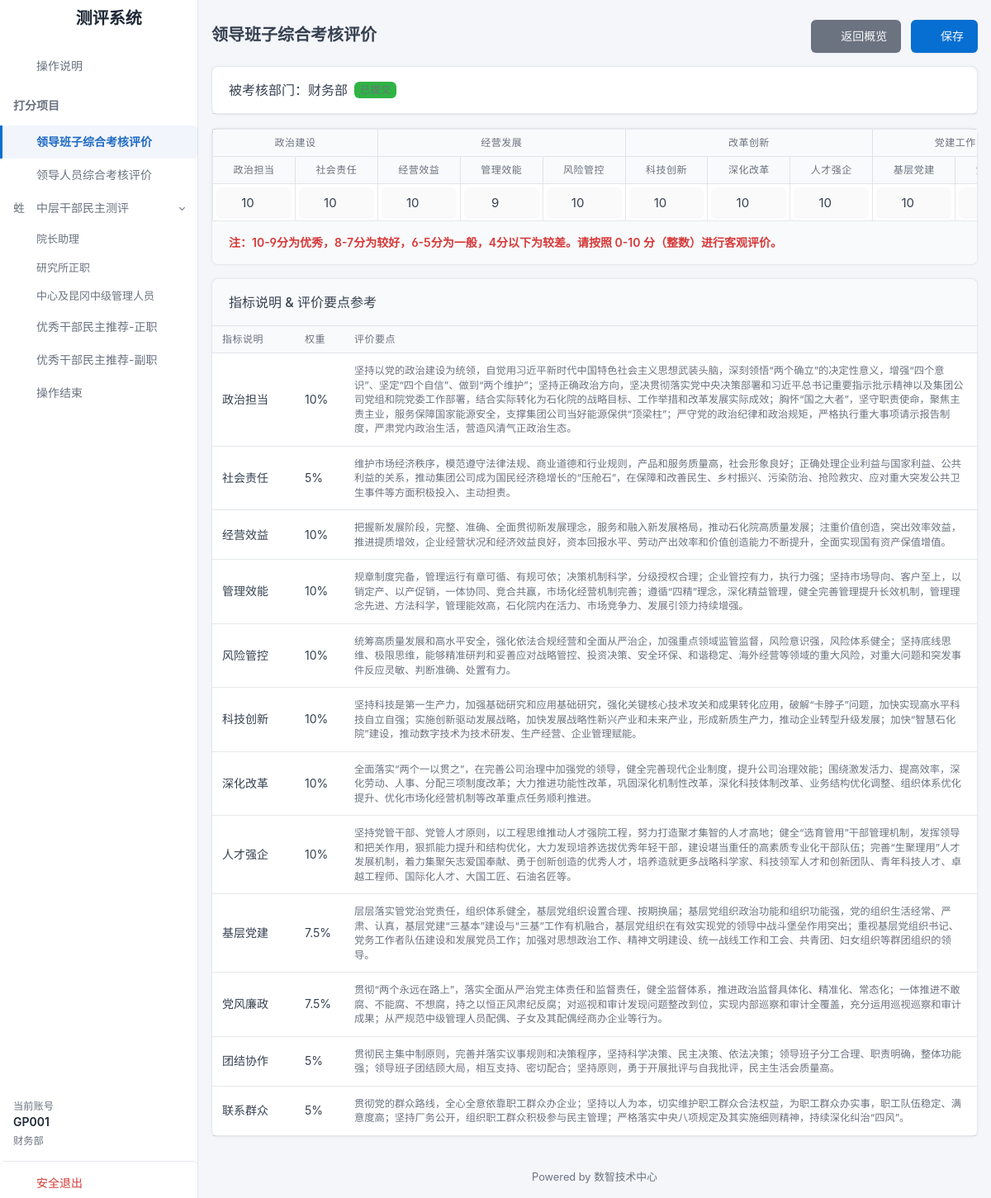
Before: /assessment/team-evaluation (signed in) with the older database file.
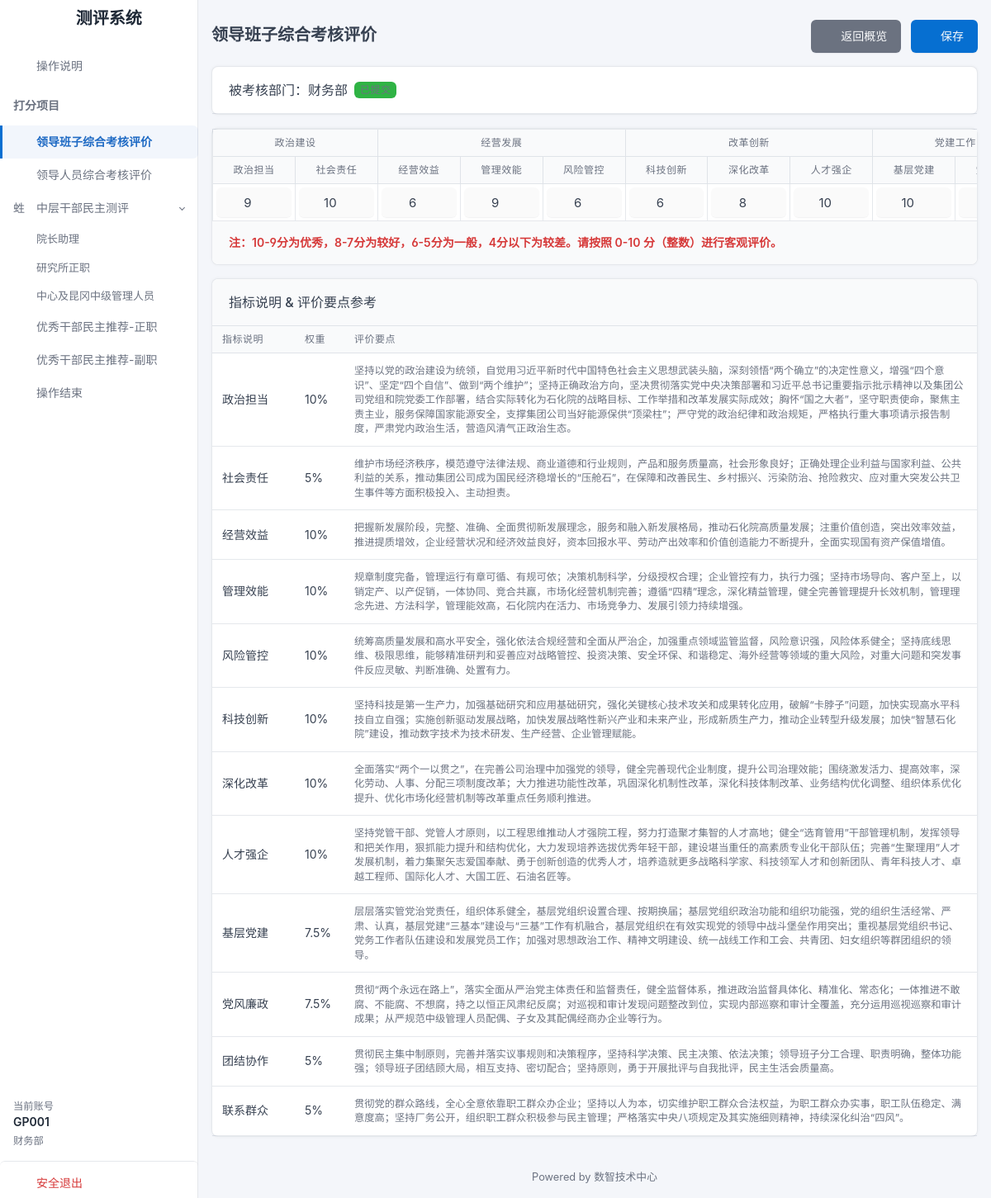
After: the same page with the newer database file.
### tables this page shows
CREATE TABLE team_scores (
            id INTEGER PRIMARY KEY AUTOINCREMENT,
            rater_account TEXT,         -- 打分账号 (username)
            target_dept_code TEXT,      -- 被考核部门代码
            
            -- 12项评分
            s_political_resp REAL,
            s_social_resp REAL,
            s_manage_benefit REAL,
            s_manage_effic REAL,
            s_risk_control REAL,
            s_tech_innov REAL,
            s_deep_reform REAL,
            s_talent_strength REAL,
            s_party_build REAL,
            s_party_conduct REAL,
            s_unity REAL,
            s_mass_ties REAL,
            
            total_score REAL,           -- 总分 (后台加权计算后)
            
            created_at DATETIME DEFAULT CURRENT_TIMESTAMP
        );

### app.py (the view)
@app.route('/assessment/team-evaluation')
def assessment_team():
    if session.get('assessor_role') != 'assessor':
        return redirect(url_for('index'))
    if session.get('assessor_dept_type') == '院领导':
        return "您的账号无权访问此页面", 403
    db = get_db()
    rater_account = session.get('assessor_username')
    user_row = db.execute('SELECT dept_code, dept_name FROM evaluation_accounts WHERE username=?', (rater_account,)).fetchone()
    existing_scores = None
    if user_row:
        target_dept_code = user_row['dept_code']
        row = db.execute('SELECT * FROM team_scores WHERE rater_account = ? AND target_dept_code = ? ORDER BY id DESC LIMIT 1',
                         (rater_account, target_dept_code)).fetchone()
        if row:
            existing_scores = dict(row)
    return render_template('assessment_team.html', existing_scores=existing_scores)

### templates/assessment_team.html (shortened to what this page needs)
{% extends "base_assessment.html" %}
{% block content %}
<div class="container-fluid">
    <div class="row g-2 align-items-center mb-3">
        <div class="col">
            <h2 class="page-title">领导班子综合考核评价</h2>
        </div>
        <div class="col-auto ms-auto">
            <a href="{{ url_for('assessment_overview') }}" class="btn btn-secondary me-2">
                <i class="ti ti-arrow-left me-2"></i>返回概览
            </a>
            <button class="btn btn-primary" onclick="submitScores()">
                <i class="ti ti-device-floppy me-2"></i>保存
            </button>
        </div>
    </div>
    <div class="card mb-3">
        <div class="card-header">
            <h3 class="card-title">被考核部门：{{ session.get('assessor_dept_name', '') }}</h3>
            {% if existing_scores %}
            <span class="badge bg-green ms-2">已提交</span>
            {% endif %}
        </div>
    </div>
    <div class="card mb-3">
        <div class="table-responsive">
            <table class="table table-bordered text-center align-middle mb-0" style="min-width: 1200px;">
                <thead>
                    <tr class="bg-light">
                        <th colspan="2">政治建设</th>
                        <th colspan="3">经营发展</th>
                        <th colspan="3">改革创新</th>
                        <th colspan="2">党建工作</th>
                    </tr>
                    <tr class="bg-white">
                        <th style="min-width: 80px;">政治担当</th>
                        <th style="min-width: 80px;">社会责任</th>
                        <th style="min-width: 80px;">经营效益</th>
                        <th style="min-width: 80px;">管理效能</th>
                        <th style="min-width: 80px;">风险管控</th>
                        <th style="min-width: 80px;">科技创新</th>
                        <th style="min-width: 80px;">深化改革</th>
                        <th style="min-width: 80px;">人才强企</th>
                        <th style="min-width: 80px;">基层党建</th>
                        <th style="min-width: 80px;">党风廉政</th>
                    </tr>
                </thead>
                <tbody>
                    <tr>
                        {% set scores = existing_scores or {} %}
                        <td class="p-1"><input type="number" class="form-control text-center score-input px-1"
                                name="s_political_resp" value="{{ scores.get('s_political_resp', 10) | int }}" min="0"
                                max="10" step="1"></td>
                        <td class="p-1"><input type="number" class="form-control text-center score-input px-1"
                                name="s_social_resp" value="{{ scores.get('s_social_resp', 10) | int }}" min="0"
                                max="10" step="1"></td>
                        <td class="p-1"><input type="number" class="form-control text-center score-input px-1"
                                name="s_manage_benefit" value="{{ scores.get('s_manage_benefit', 10) | int }}" min="0"
                                max="10" step="1"></td>
                        <td class="p-1"><input type="number" class="form-control text-center score-input px-1"
                                name="s_manage_effic" value="{{ scores.get('s_manage_effic', 10) | int }}" min="0"
                                max="10" step="1"></td>
                        <td class="p-1"><input type="number" class="form-control text-center score-input px-1"
                                name="s_risk_control" value="{{ scores.get('s_risk_control', 10) | int }}" min="0"
                                max="10" step="1"></td>
                        <td class="p-1"><input type="number" class="form-control text-center score-input px-1"
                                name="s_tech_innov" value="{{ scores.get('s_tech_innov', 10) | int }}" min="0" max="10"
                                step="1"></td>
                        <td class="p-1"><input type="number" class="form-control text-center score-input px-1"
                                name="s_deep_reform" value="{{ scores.get('s_deep_reform', 10) | int }}" min="0"
                                max="10" step="1"></td>
                        <td class="p-1"><input type="number" class="form-control text-center score-input px-1"
                                name="s_talent_strength" value="{{ scores.get('s_talent_strength', 10) | int }}" min="0"
                                max="10" step="1"></td>
                        <td class="p-1"><input type="number" class="form-control text-center score-input px-1"
                                name="s_party_build" value="{{ scores.get('s_party_build', 10) | int }}" min="0"
                                max="10" step="1"></td>
                        <td class="p-1"><input type="number" class="form-control text-center score-input px-1"
                                name="s_party_conduct" value="{{ scores.get('s_party_conduct', 10) | int }}" min="0"
                                max="10" step="1"></td>
                    </tr>
                </tbody>
            </table>
        </div>
        <div class="card-footer">
            <div class="text-danger fw-bold">
                注：10-9分为优秀，8-7分为较好，6-5分为一般，4分以下为较差。请按照 0-10 分（整数）进行客观评价。
            </div>
        </div>
    </div>
    <div class="card">
        <div class="card-header bg-light">
            <h3 class="card-title">指标说明 & 评价要点参考</h3>
        </div>
        <div class="table-responsive">
            <table class="table table-vcenter">
                <thead>
                    <tr>
                        <th style="width: 100px;">指标说明</th>
                        <th style="width: 60px;">权重</th>
                        <th>评价要点</th>
                    </tr>
                </thead>
                <tbody>
                    <tr>
                        <td>政治担当</td>
                        <td>10%</td>
                        <td class="text-muted small">
                            坚持以党的政治建设为统领，自觉用习近平新时代中国特色社会主义思想武装头脑，深刻领悟“两个确立”的决定性意义，增强“四个意识”、坚定“四个自信”、做到“两个维护”；坚持正确政治方向，坚决贯彻落实党中央决策部署和习近平总书记重要指示批示精神以及集团公司党组和院党委工作部署，结合实际转化为石化院的战略目标、工作举措和改革发展实际成效；胸怀“国之大者”，坚守职责使命，聚焦主责主业，服务保障国家能源安全，支撑集团公司当好能源保供“顶梁柱”；严守党的政治纪律和政治规矩，严格执行重大事项请示报告制度，严肃党内政治生活，营造风清气正政治生态。
                        </td>
                    </tr>
                    <tr>
                        <td>社会责任</td>
                        <td>5%</td>
                        <td class="text-muted small">
                            维护市场经济秩序，模范遵守法律法规、商业道德和行业规则，产品和服务质量高，社会形象良好；正确处理企业利益与国家利益、公共利益的关系，推动集团公司成为国民经济稳增长的“压舱石”，在保障和改善民生、乡村振兴、污染防治、抢险救灾、应对重大突发公共卫生事件等方面积极投入、主动担责。
                        </td>
                    </tr>
                    <tr>
                        <td>经营效益</td>
                        <td>10%</td>
                        <td class="text-muted small">
                            把握新发展阶段，完整、准确、全面贯彻新发展理念，服务和融入新发展格局，推动石化院高质量发展；注重价值创造，突出效率效益，推进提质增效，企业经营状况和经济效益良好，资本回报水平、劳动产出效率和价值创造能力不断提升，全面实现国有资产保值增值。
                        </td>
                    </tr>
                    <tr>
                        <td>管理效能</td>
                        <td>10%</td>
                        <td class="text-muted small">
                            规章制度完备，管理运行有章可循、有规可依；决策机制科学，分级授权合理；企业管控有力，执行力强；坚持市场导向、客户至上，以销定产、以产促销，一体协同、竞合共赢，市场化经营机制完善；遵循“四精”理念，深化精益管理，健全完善管理提升长效机制，管理理念先进、方法科学，管理能效高，石化院内在活力、市场竞争力、发展引领力持续增强。
                        </td>
                    </tr>
                    <tr>
                        <td>风险管控</td>
                        <td>10%</td>
                        <td class="text-muted small">
                            统筹高质量发展和高水平安全，强化依法合规经营和全面从严治企，加强重点领域监管监督，风险意识强，风险体系健全；坚持底线思维、极限思维，能够精准研判和妥善应对战略管控、投资决策、安全环保、和谐稳定、海外经营等领域的重大风险，对重大问题和突发事件反应灵敏、判断准确、处置有力。
                        </td>
                    </tr>
                    <tr>
                        <td>科技创新</td>
                        <td>10%</td>
                        <td class="text-muted small">
                            坚持科技是第一生产力，加强基础研究和应用基础研究，强化关键核心技术攻关和成果转化应用，破解“卡脖子”问题，加快实现高水平科技自立自强；实施创新驱动发展战略，加快发展战略性新兴产业和未来产业，形成新质生产力，推动企业转型升级发展；加快“智慧石化院”建设，推动数字技术为技术研发、生产经营、企业管理赋能。
                        </td>
                    </tr>
                    <tr>
                        <td>深化改革</td>
                        <td>10%</td>
                        <td class="text-muted small">
                            全面落实“两个一以贯之”，在完善公司治理中加强党的领导，健全完善现代企业制度，提升公司治理效能；围绕激发活力、提高效率，深化劳动、人事、分配三项制度改革；大力推进功能性改革，巩固深化机制性改革，深化科技体制改革、业务结构优化调整、组织体系优化提升、优化市场化经营机制等改革重点任务顺利推进。
                        </td>
                    </tr>
                    <tr>
                        <td>人才强企</td>
                        <td>10%</td>
                        <td class="text-muted small">
                            坚持党管干部、党管人才原则，以工程思维推动人才强院工程，努力打造聚才集智的人才高地；健全“选育管用”干部管理机制，发挥领导和把关作用，狠抓能力提升和结构优化，大力发现培养选拔优秀年轻干部，建设堪当重任的高素质专业化干部队伍；完善“生聚理用”人才发展机制，着力集聚矢志爱国奉献、勇于创新创造的优秀人才，培养造就更多战略科学家、科技领军人才和创新团队、青年科技人才、卓越工程师、国际化人才、大国工匠、石油名匠等。
                        </td>
                    </tr>
                    <tr>
                        <td>基层党建</td>
                        <td>7.5%</td>
                        <td class="text-muted small">
                            层层落实管党治党责任，组织体系健全，基层党组织设置合理、按期换届；基层党组织政治功能和组织功能强，党的组织生活经常、严肃、认真，基层党建“三基本”建设与“三基”工作有机融合，基层党组织在有效实现党的领导中战斗堡垒作用突出；重视基层党组织书记、党务工作者队伍建设和发展党员工作；加强对思想政治工作、精神文明建设、统一战线工作和工会、共青团、妇女组织等群团组织的领导。
                        </td>
                    </tr>
                    <tr>
                        <td>党风廉政</td>
                        <td>7.5%</td>
                        <td class="text-muted small">
                            贯彻“两个永远在路上”，落实全面从严治党主体责任和监督责任，健全监督体系，推进政治监督具体化、精准化、常态化；一体推进不敢腐、不能腐、不想腐，持之以恒正风肃纪反腐；对巡视和审计发现问题整改到位，实现内部巡察和审计全覆盖，充分运用巡视巡察和审计成果；从严规范中级管理人员配偶、子女及其配偶经商办企业等行为。
                        </td>
                    </tr>
                    <tr>
                        <td>团结协作</td>
                        <td>5%</td>
                        <td class="text-muted small">
                            贯彻民主集中制原则，完善并落实议事规则和决策程序，坚持科学决策、民主决策、依法决策；领导班子分工合理、职责明确，整体功能强；领导班子团结顾大局，相互支持、密切配合；坚持原则，勇于开展批评与自我批评，民主生活会质量高。
                        </td>
                    </tr>
                    <tr>
                        <td>联系群众</td>
                        <td>5%</td>
                        <td class="text-muted small">
                            贯彻党的群众路线，全心全意依靠职工群众办企业；坚持以人为本，切实维护职工群众合法权益，为职工群众办实事，职工队伍稳定、满意度高；坚持厂务公开，组织职工群众积极参与民主管理；严格落实中央八项规定及其实施细则精神，持续深化纠治“四风”。
                        </td>
                    </tr>
                </tbody>
            </table>
        </div>
    </div>
</div>
{% endblock %}

Changed rows visible on the page:
removed team_scores: s_political_resp "10", s_social_resp "10", s_manage_benefit "10", s_manage_effic "9", s_risk_control "10", s_tech_innov "10", s_deep_reform "10", s_talent_strength "10", s_party_build "10", s_party_conduct "10"
added team_scores: s_political_resp "9", s_social_resp "10", s_manage_benefit "6", s_manage_effic "9", s_risk_control "6", s_tech_innov "6", s_deep_reform "8", s_talent_strength "10", s_party_build "10", s_party_conduct "7"
